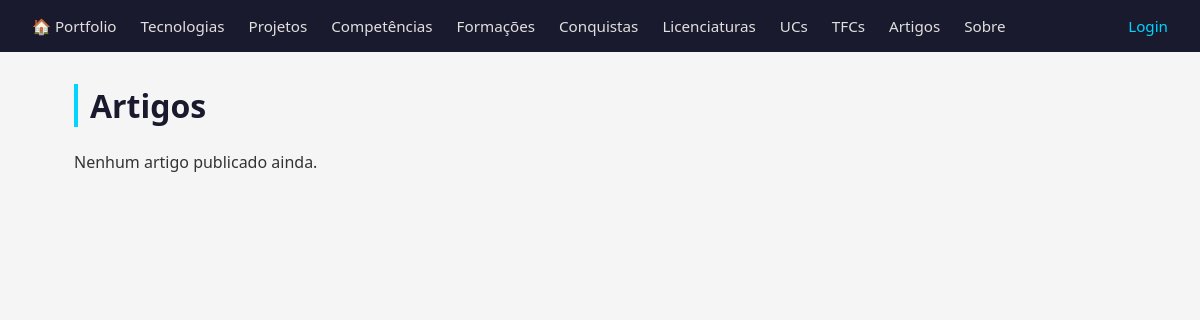
The app's page /artigos/, older data.
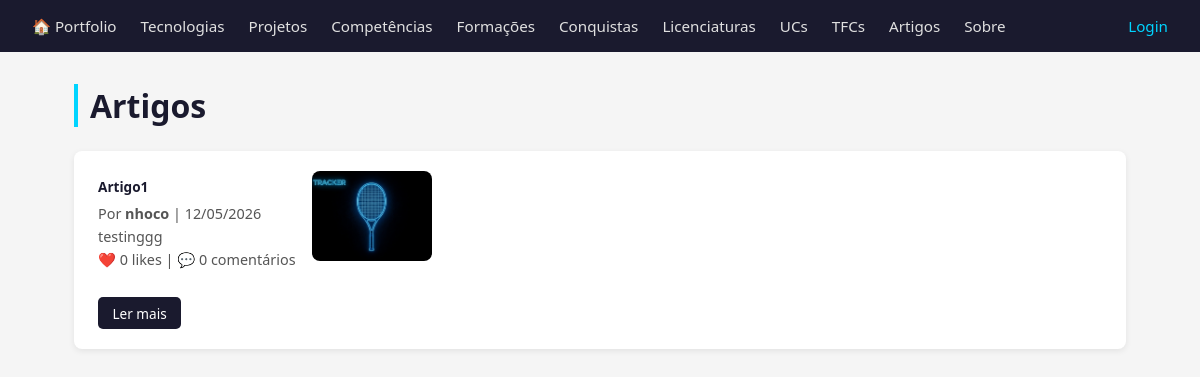
The same page, newer data.
### artigos/models.py (models this page shows, shortened)
class Artigo(models.Model):
    titulo = models.CharField(max_length=200)
    texto = models.TextField()
    fotografia = models.ImageField(upload_to='artigos/', blank=True)
    link_externo = models.URLField(blank=True)
    data_criacao = models.DateTimeField(auto_now_add=True)
    autor = models.ForeignKey(User, on_delete=models.CASCADE, related_name='artigos')
    likes = models.ManyToManyField(User, related_name='artigos_liked', blank=True)
    class Meta:
        ordering = ['-data_criacao']
    def total_likes(self):
        return self.likes.count()

### artigos/views.py (the view)
# urls.py: path('', views.artigos_view, name='artigos'),
def artigos_view(request):
    artigos = Artigo.objects.select_related('autor').prefetch_related('comentarios', 'likes').all()
    return render(request, 'artigos/artigos.html', {
        'artigos': artigos,
        'é_autor': é_autor(request.user),
    })

### artigos/views.py (called while the page is built)
def é_autor(user):
    return user.is_authenticated and (user.is_superuser or user.groups.filter(name='autores').exists())

### artigos/templates/artigos/artigos.html (shortened to what this page needs)
{% extends 'portfolio/base.html' %}
{% block content %}
    <h1>Artigos</h1>
    {% for a in artigos %}
        <div class="card" style="flex-direction:column">
            <div style="display:flex;justify-content:space-between;align-items:flex-start">
                <div class="card-info">
                    <h2><a href="{% url 'artigo_detalhe' a.pk %}" style="text-decoration:none;color:#1a1a2e">{{ a.titulo }}</a></h2>
                    <p>Por <strong>{{ a.autor.username }}</strong> | {{ a.data_criacao|date:"d/m/Y" }}</p>
                    <p>{{ a.texto|truncatewords:30 }}</p>
                    <p>❤️ {{ a.total_likes }} likes | 💬 {{ a.comentarios.count }} comentários</p>
                </div>
                {% if a.fotografia %}
                    <img src="{{ a.fotografia.url }}" style="width:120px;height:90px;object-fit:cover;border-radius:8px;margin-left:1rem">
                {% endif %}
            </div>
            <div style="display:flex;gap:0.5rem;margin-top:0.75rem">
                <a class="btn btn-primary" href="{% url 'artigo_detalhe' a.pk %}">Ler mais</a>
            </div>
        </div>
    {% empty %}
        <p>Nenhum artigo publicado ainda.</p>
    {% endfor %}
{% endblock %}

Row changes from the older to the newer data that the page shows:
added Artigo: titulo "Artigo1", autor.username "nhoco", data_criacao "12/05/2026", texto "testinggg", total_likes "0", comentarios.count "0", fotografia (picture)
Text that changed along with them:
text no longer shown: "Nenhum artigo publicado ainda."
